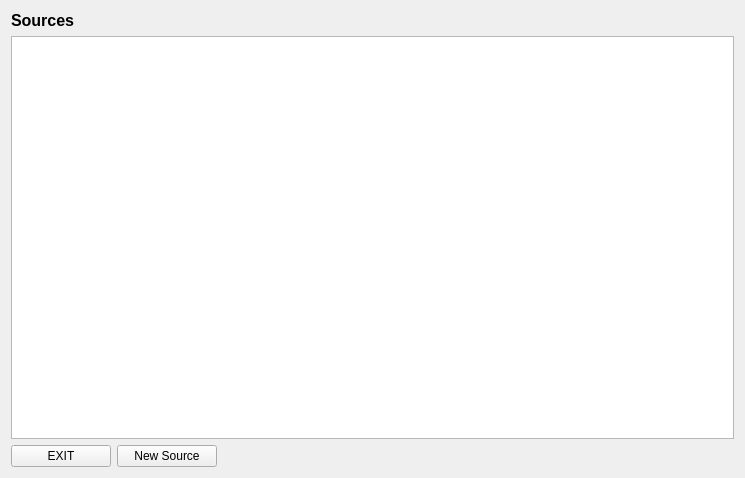
<?xml version="1.0" encoding="UTF-8"?>
<ui version="4.0">
 <class>sourceview</class>
 <widget class="QWidget" name="sourceview">
  <property name="geometry">
   <rect>
    <x>0</x>
    <y>0</y>
    <width>745</width>
    <height>478</height>
   </rect>
  </property>
  <property name="windowTitle">
   <string>Form</string>
  </property>
  <layout class="QGridLayout" name="gridLayout">
   <item row="0" column="0">
    <widget class="QLabel" name="label2">
     <property name="font">
      <font>
       <pointsize>12</pointsize>
       <weight>75</weight>
       <bold>true</bold>
      </font>
     </property>
     <property name="text">
      <string>Sources</string>
     </property>
    </widget>
   </item>
   <item row="1" column="0" colspan="3">
    <widget class="QTableView" name="uiTableView2">
     <property name="showDropIndicator" stdset="0">
      <bool>false</bool>
     </property>
     <property name="selectionMode">
      <enum>QAbstractItemView::SingleSelection</enum>
     </property>
     <property name="selectionBehavior">
      <enum>QAbstractItemView::SelectItems</enum>
     </property>
     <property name="textElideMode">
      <enum>Qt::ElideNone</enum>
     </property>
     <property name="sortingEnabled">
      <bool>true</bool>
     </property>
     <property name="wordWrap">
      <bool>false</bool>
     </property>
     <property name="cornerButtonEnabled">
      <bool>false</bool>
     </property>
     <attribute name="verticalHeaderDefaultSectionSize">
      <number>20</number>
     </attribute>
    </widget>
   </item>
   <item row="2" column="0">
    <widget class="QPushButton" name="uiExit2">
     <property name="maximumSize">
      <size>
       <width>100</width>
       <height>16777215</height>
      </size>
     </property>
     <property name="text">
      <string>EXIT</string>
     </property>
    </widget>
   </item>
   <item row="2" column="1">
    <widget class="QPushButton" name="uiAdd">
     <property name="maximumSize">
      <size>
       <width>100</width>
       <height>16777215</height>
      </size>
     </property>
     <property name="text">
      <string>New Source</string>
     </property>
    </widget>
   </item>
  </layout>
 </widget>
 <resources/>
 <connections/>
</ui>
